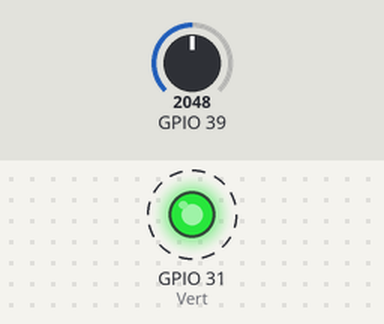
The sketch below on a simulated ESP32. Shown: output pins drawn as LEDs (lit = HIGH). Dashed ring = blinking. The test bench sets the inputs (shaded band); at power-on: GPIO 39 = 2048. What the sketch prints to the serial monitor is not drawn.

Above: at 0.5 s.
Timing chart, 0 to 3.5 s (numbered marks = the images above):
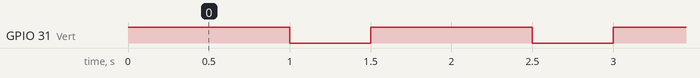

Measured:
- by itself, GPIO 31 (Vert): alternates HIGH for 1.0 s and LOW for 0.50 s

The sketch:

LED_Photosensor.ino
```cpp
void setup() {
  // initialize the digital pin as an output.
  Serial.begin(9600);
  pinMode(31, OUTPUT);  //Vert
}

// the loop routine runs over and over again forever:
void loop() {
  digitalWrite(31, HIGH);
  delay(1000);
  digitalWrite(31, LOW);
  delay(500);

  int sensorValue = analogRead(A3);
  int voltage = sensorValue * (3.3 / 4096.0);
  Serial.println(sensorValue);

}
```
